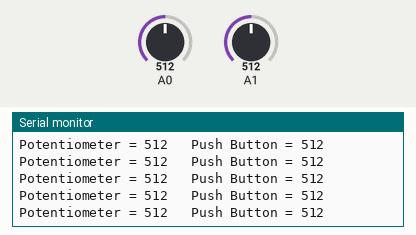
Recording of a sketch running on a simulated Arduino Uno, built with avr-gcc and run on an emulated ATmega328P. Shown: the last lines printed to the serial monitor. The test bench sets the inputs (shaded band); at power-on: A0 = 512, A1 = 512.

Above: at 1.2 s.
1.3 s: A0 set to 104
At 1.4 s:
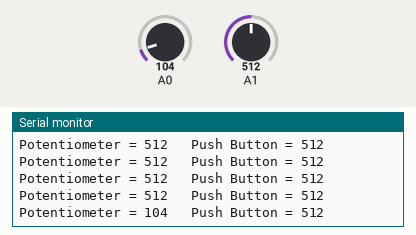
4.3 s: A0 set to 89
At 4.31 s:
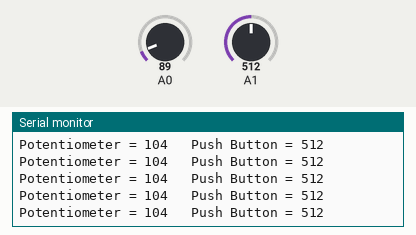
7.3 s: A1 set to 105
At 7.31 s:
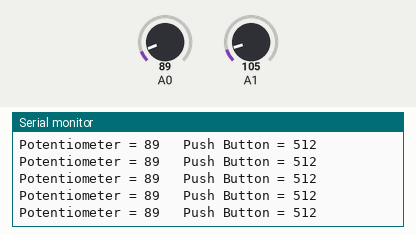
10.3 s: A1 set to 91
At 10.31 s:
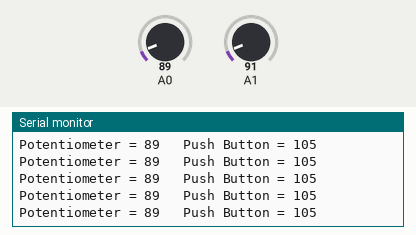
Timing chart, 0 to 13.3 s (numbered marks = the images above; inputs shaded):
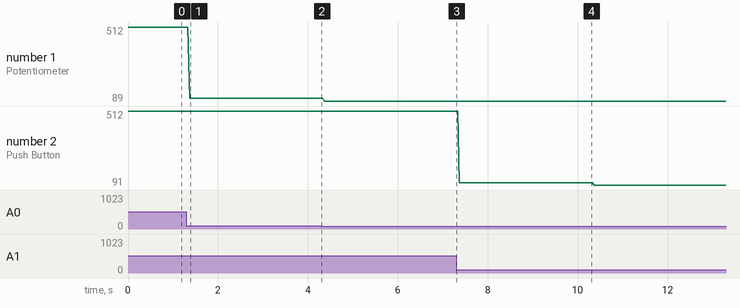

Measured:
- after the input at 1.3 s, the serial monitor: prints a new line after 0.07 s (image 1)
- plotted number 1: 512 → 104 after the input at 1.3 s, 104 → 89 after the input at 4.3 s
- plotted number 2: 512 → 105 after the input at 7.3 s, 105 → 91 after the input at 10.3 s

The sketch:

RaoAtulActivity5.ino
```cpp
int potValue = 0;
int pbValue = 0;

void setup() {
  Serial.begin(9600);
}

void loop() {
  potValue = analogRead(A0);
  pbValue = analogRead(A1);
  Serial.print("Potentiometer = ");
  Serial.print(potValue);
  Serial.print("\t Push Button = ");
  Serial.println(pbValue);
  delay(0.5);
}
```
